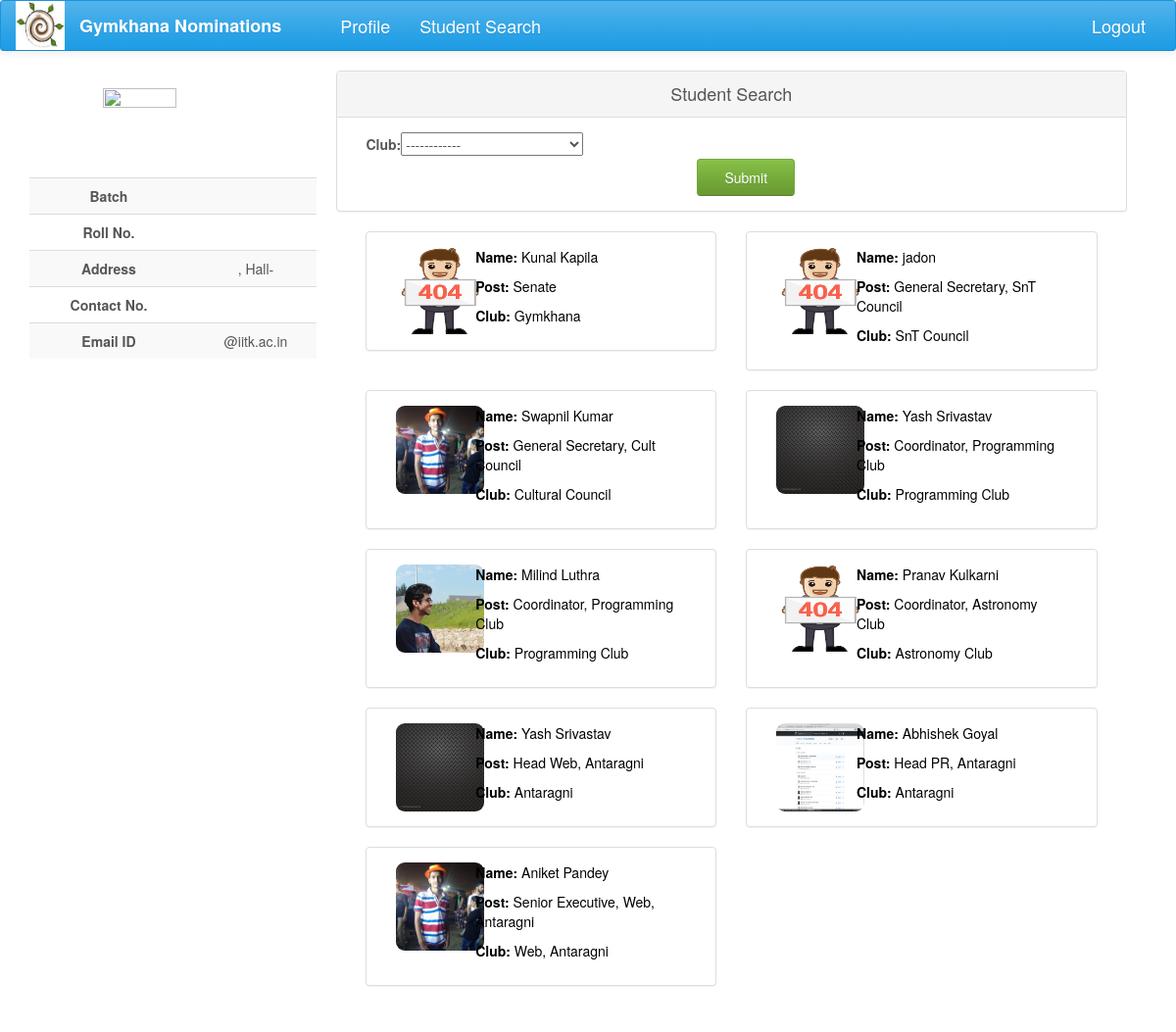
The app's page /info/ with its own data.
### nomi/models.py (models this page shows, shortened)
class UserProfile(models.Model):
    user = models.OneToOneField(User, on_delete=models.CASCADE)
    user_img = models.ImageField(upload_to=user_directory_path, null=True, blank=True)
    name = models.CharField(max_length=40, blank=True)
    roll_no = models.IntegerField(null=True)
    year = models.CharField(max_length=4, choices=YEAR, default='Y16')
    programme = models.CharField(max_length=7, choices=PROGRAMME, default='B.Tech')
    department = models.CharField(max_length=200, choices=DEPT, default='AE')
    hall = models.CharField(max_length=10, choices=HALL, default=1)
    room_no = models.CharField(max_length=10, null=True, blank=True)
    contact = models.CharField(max_length=10, null=True, blank=True)
    def image_url(self):
        if self.user_img and hasattr(self.user_img, 'url'):
            return self.user_img.url
        else:
            return '/static/nomi/img/banner.png'

class Post(models.Model):
    post_name = models.CharField(max_length=500, null=True)
    club = models.ForeignKey(Club, on_delete=models.CASCADE, null=True, blank=True)
    tags = models.ManyToManyField(Club, related_name='club_posts', symmetrical=False,blank=True)
    parent = models.ForeignKey('self', on_delete=models.CASCADE, null=True, blank=True)
    post_holders = models.ManyToManyField(User, related_name='posts', blank=True)
    post_approvals = models.ManyToManyField('self', related_name='approvals', symmetrical=False, blank=True)
    status = models.CharField(max_length=50, choices=POST_STATUS, default='Post created')
    perms = models.CharField(max_length=200, choices=POST_PERMS, default='normal')
    tag_perms = models.CharField(max_length=20, choices=TAG_PERMS, default='normal')
    def __str__(self):
        return self.post_name

class Club(models.Model):
    club_name = models.CharField(max_length=100, null=True)
    club_parent = models.ForeignKey('self', null=True, blank=True)
    def __str__(self):
        return self.club_name

### info/views.py (the view)
def index(request):
    club = None
    query_posts = None
    if request.method == 'POST':
        club_form = ClubForm(request.POST)
        post_form = PostForm(club, request.POST)
        if club_form.is_valid():
            club = Club.objects.get(pk=club_form.cleaned_data['club'])
            if post_form.is_valid():
                post = Post.objects.filter(pk=post_form.cleaned_data['post'], tags=club)
                query_posts = post
                post_form = PostForm(club)
                return render(request, 'index.html',
                              context={'club_form': club_form, 'post_form': post_form,
                                       'query_posts': query_posts})
            post_form = PostForm(club)
            query_posts = club.club_posts.all()
            return render(request, 'index.html',
                          context={'club_form': club_form, 'post_form': post_form,
                                   'query_posts': query_posts})
    else:
        club_form = ClubForm
        post_form = None
        query_posts = Post.objects.all()
    return render(request, 'index.html', context={'club_form': club_form, 'post_form': post_form,
                                                  'query_posts': query_posts})

### nomi/global_contexts.py (called while the page is built)
def context(request):
    if request.user.is_authenticated:
        try:
            my_profile = UserProfile.objects.get(user=request.user)
            my_posts = Post.objects.filter(post_holders=request.user)
            length = len(my_posts)
            senate = False
            for post in my_posts:
                if post.perms == 'can ratify the post':
                    senate = True
            return {'my_posts': my_posts, 'my_profile': my_profile, 'senate': senate, 'length': length}
        except ObjectDoesNotExist:
            return {'my_posts': 0, 'my_profile': 0}
    else:
        return {'my_posts': 0, 'my_profile': 0}

### info/templates/index.html (shortened to what this page needs)
<!DOCTYPE html>
<html lang="en">
{% load staticfiles %}
{% load bootstrap %}
<head>
    <link href="https://maxcdn.bootstrapcdn.com/bootswatch/3.3.7/cerulean/bootstrap.min.css" rel="stylesheet"
>
    <link href="https://maxcdn.bootstrapcdn.com/font-awesome/4.7.0/css/font-awesome.min.css" rel="stylesheet"
>
    <link rel="stylesheet" href="{% static 'nomi/css/main.css' %}" type="text/css">
</head>
<body>
{% block navigation %}
<nav class="navbar navbar-default" id="navbar">
    <div class="container-fluid">
        <div class="navbar-header">
            <a href="#">
                <div>
                    <img src="{% static 'nomi/img/gym.jpg' %}" width="50" height="50">
                </div>
            </a>
        </div>
        <div class="collapse navbar-collapse" id="bs-example-navbar-collapse-1">
            <ul class="nav navbar-nav">
                <li><a href="{% url 'index' %}" id="brand">Gymkhana Nominations</a></li>
                <li><a href="{% url 'profile' %}" id="navbar-links">Profile</a></li>
                <li><a href="{% url 'info:info' %}" id="navbar-links">Student Search</a></li>
            </ul>
            <ul class="nav navbar-nav navbar-right">
                <li id="navbar-links"><a href="{% url 'logout' %}?next={% url 'login' %}">Logout</a></li>
            </ul>
        </div>
    </div>
</nav>
{% endblock %}
<div class="container-fluid">
    <div  class="row profile">
        <div class="col-lg-3 col-md-3">
            {% block profile %}
            <div id="profile" class="profile-sidebar" style="position:fixed">
                <div class="profile-userpic">
                    <img src="{{ my_profile.image_url }}" class="img-responsive" alt="">
                </div>
                <div class="profile-usertitle">
                    <div class="profile-usertitle-job">
                        {{my_profile.programme}} <br> {{my_profile.department}}
                    </div>
                </div>
                <div class="profile-usermenu">
                    <table class="table table-striped table-hover ">
                        <tbody>
                        <tr>
                            <td id="topic">Batch</td>
                            <td>{{my_profile.year}} </td>
                        </tr>
                        <tr>
                            <td id="topic">Roll No.</td>
                            <td>{{my_profile.roll_no}} </td>
                        </tr>
                        <tr>
                            <td id="topic">Address</td>
                            <td>{{my_profile.room_no}} , Hall-{{my_profile.hall}}</td>
                        </tr>
                        <tr>
                            <td id="topic">Contact No.</td>
                            <td>{{ my_profile.contact }}</td>
                        </tr>
                        <tr>
                            <td id="topic">Email ID</td>
                            <td>{{my_profile.user}}@iitk.ac.in</td>
                        </tr>
                        </tbody>
                    </table>
                </div>
            </div>
            {% endblock %}
        </div>
        <div class="col-lg-9 col-md-9">
            {% block content %}
                <div class="profile-content ">
                    <div class="panel panel-default">
                        <div class="panel-heading">Student Search</div>
                        <div class="panel-body">
                            {% if not post_form %}
                                <form action="" method="post">
                                    <div class="col-lg-12">
                                        {{club_form|bootstrap}}
                                    </div>
                                    <div class="col-lg-12 text-center">
                                        <input type="submit" value="Submit" class="btn btn-success nomi-filter" />
                                    </div>
                                </form>
                            {% endif %}
                        </div>
                    </div>
                <div class="container-fluid">
                    {% for post in query_posts %}
                        {% for students in post.post_holders.all %}
                            <div class="row-fluid">
                                <div class="col-lg-6">
                                    {% if students.userprofile %}
                                        <a style="color: black;" href="{% url 'public_profile' students.userprofile.pk %}"><div class="panel panel-default panel-success">
                                            <div class="panel-body">
                                                <div class="col-lg-3">
                                                    <img style="border-radius: 10%" src="{{ students.userprofile.image_url }}" alt="Pic here"
                                                    width="90px" height="90px">
                                                </div>
                                                <div class="col-lg-9">
                                                    <p style="text-decoration: none"><span style="font-weight: bold;">
                                                        Name: </span>{{ students.userprofile.name }}</p>
                                                    <p style="text-decoration: none"><span style="font-weight: bold;">
                                                        Post: </span>{{ post }}</p>
                                                    <p style="text-decoration: none"><span style="font-weight: bold;">
                                                        Club: </span>{{ post.club }}</p>
                                                </div>
                                            </div>
                                        </div></a>
                                    {% endif %}
                                </div>
                            </div>
                        {% endfor %}
                    {% endfor %}
                </div>
         </div>
    </div>
</div>
{% endblock %}
        </div>
</body>
</html>

### nomi/static/nomi/css/main.css (style rules this page uses)
#brand { text-decoration: none; font-size: large; font-weight: bold; margin-right: 30px; }
#navbar-links { font-size: large; }
#navbar { position: fixed; width: 100%; z-index: 100; }
body { background: #ffffff; }
.profile { margin: 20px 0; }
.profile-sidebar { padding: 20px 0 10px 0; width: 300px; margin-top: 50px; }
.profile-userpic img { float: none; margin: 0 auto; width: 50%; height: 50%; }
.profile-usertitle { text-align: center; margin-top: 20px; }
.profile-usertitle-job { text-transform: uppercase; color: #5b9bd1; font-size: 12px; font-weight: 600; margin-bottom: 15px; }
.profile-usermenu { margin-top: 30px; }
.profile-usermenu table tbody tr td { text-align: center; }
#topic { font-weight: bolder; }
.profile-content { z-index: 0; margin-top: 32px; padding: 20px; background: #ffffff; min-height: 460px; }
.btn { width: 150px; }
.panel-default .panel-heading { text-align: center; font-size: large; }
.nomi-filter { margin-left: 30px; width: 100px; }
.panel-body p span { margin-bottom: 20px; }
.panel-success { transition: box-shadow 0.2s; }

### records on screen
Post: post_name "Senate", club "Gymkhana"
Post: post_name "General Secretary, SnT Council", club "SnT Council"
Post: post_name "General Secretary, Cult Council", club "Cultural Council"
Post: post_name "Coordinator, Programming Club", club "Programming Club"
Post: post_name "Coordinator, Astronomy Club", club "Astronomy Club"
Post: post_name "Head Web, Antaragni", club "Antaragni"
Post: post_name "Head PR, Antaragni", club "Antaragni"
Post: post_name "Senior Executive, Web, Antaragni", club "Web, Antaragni"

### other values on screen
{{ students.userprofile.name }} "Kunal Kapila"
{{ students.userprofile.name }} "jadon"
{{ students.userprofile.name }} "Swapnil Kumar"
{{ students.userprofile.name }} "Yash Srivastav"
{{ students.userprofile.name }} "Milind Luthra"
{{ students.userprofile.name }} "Pranav Kulkarni"
{{ students.userprofile.name }} "Abhishek Goyal"
{{ students.userprofile.name }} "Aniket Pandey"
